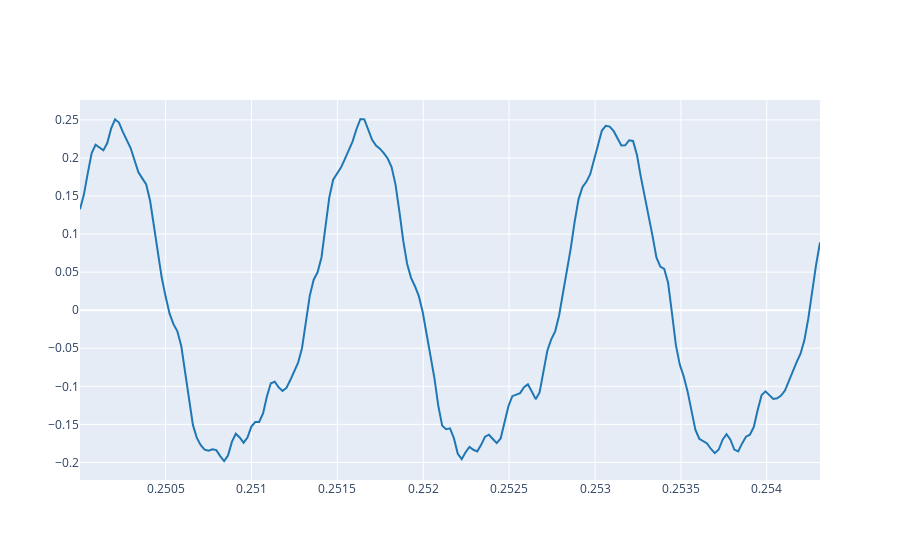

Notebook code cell kept with this figure:
### Markdown cell above
3.1. Load your reference audio signal and plot some periods (5-10) where the amplitude is stable. For instance see Ex. 2.3 from Lab 1.

### Code cell
# Write the code here

filepath ="./sis1_group1/audio/Harp.wav"
#filepath = "C:\\Users\\usuario\\Documents\\GitHub\\sis1_group1\\Harp.wav"
ref, fs = load_audio(filepath)
startpoint= 0.25 #We choose a point that doesn't belongs to the attack section
endpoint= startpoint+ 3*1/690      #We want nine periods
plot_signals(ref,fs, startpoint, endpoint)

### Figure 1 — Plotly figure (JSON) as saved in the notebook; plotly's stock layout.template omitted (floating-point values rounded to 4 significant figures; data arrays with more than 128 entries replaced by an {"elided": "..."} marker saying what was removed)
{"data": [{"line": {"color": "#1f77b4", "shape": "linear"}, "mode": "lines", "name": "audio signal 0", "type": "scatter", "x": {"elided": "191 float values"}, "y": {"elided": "191 float values"}}], "layout": {}}
